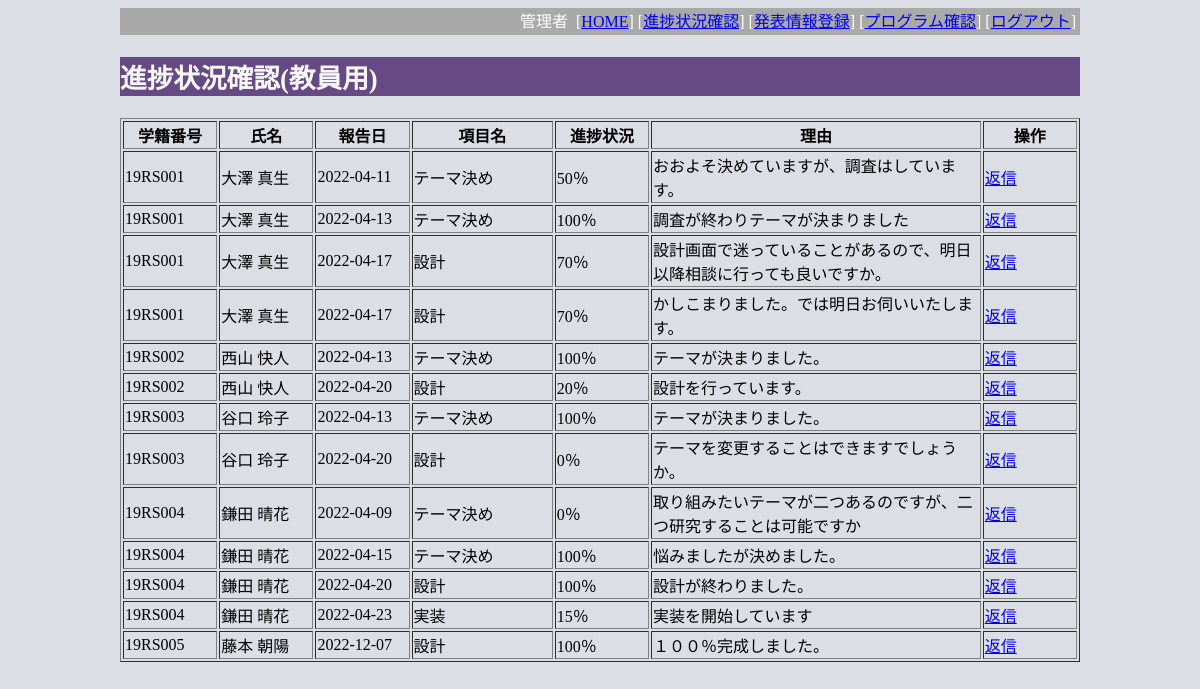
The page /index.php?do=ad_list2 (signed in) on the database its author committed.
### tables this page shows
CREATE TABLE `tbl_progress` (
  `id` bigint(20) UNSIGNED NOT NULL,
  `sid` varchar(16) NOT NULL,
  `schedule_id` int(11) NOT NULL,
  `report_date` date NOT NULL DEFAULT current_timestamp(),
  `achievement` int(11) NOT NULL,
  `reason` text NOT NULL,
  `read_date` datetime DEFAULT current_timestamp(),
  `advice` text NOT NULL
);

CREATE TABLE `tbl_student` (
  `sid` char(7) NOT NULL,
  `sname` varchar(16) NOT NULL,
  `labid` int(11) NOT NULL
);

CREATE TABLE `tbl_schedule` (
  `id` bigint(20) UNSIGNED NOT NULL,
  `start_date` date NOT NULL,
  `end_date` date NOT NULL,
  `title` varchar(64) NOT NULL,
  `detail` text NOT NULL
);

### index.php (called while the page is built, shortened)
<?php
  include('src/page_header.php');
  $action = 'pg_home';
  if (isset($_GET['do'])) {
    $action = $_GET['do'];
  }
  include('src/' . $action . '.php');
  include('src/page_footer.php');
?>

### src/ad_list2.php (the view, shortened to what this page needs)
<?php
require_once('db_inc.php');
echo "<h2>進捗状況確認(教員用)</h2>";
$sql ="SELECT p.*,s.sname,c.title
FROM tbl_progress p,tbl_student s,tbl_schedule c
WHERE p.sid=s.sid AND p.schedule_id=c.id
ORDER BY s.sid,schedule_id";
$rs = $conn->query($sql);
$row= $rs->fetch_assoc();
echo '<table border=1>';
echo '<tr><th width="10%">学籍番号</th><th width="10%">氏名</th><th width="10%">報告日</th><th width="15%">項目名</th><th width="10%">進捗状況</th><th width="35%">理由</th><th>操作</th></tr>';
while ($row) {
 echo '<tr>';
 echo '<td>' . $row['sid'] . '</td>';
 echo '<td>' . $row['sname'].'</td>';
 echo '<td>' . $row['report_date'].'</td>';
 echo '<td>' . $row['title'] . '</td>';
 echo '<td>' . $row['achievement']. '％</td>';
 echo '<td>' . $row['reason'].'</td>';
 echo '<td><a href="?do=ad_reply&id='.$row['id'].'">返信</a></td>';
 echo '</tr>';
 $row= $rs->fetch_assoc();
}
echo '</table>';
?>

### css/style.css (style rules this page uses)
body { background-color: #dcdee6; }
h2 { background-color: #664985; color: #f7f8f7; font-size: 20pt; }

### rows shown on the page
tbl_progress: sid "19RS001", tbl_student.sname "大澤 真生", report_date "2022-04-11", schedule.title "テーマ決め", achievement "50", reason "おおよそ決めていますが、調査はしています。"
tbl_progress: sid "19RS001", tbl_student.sname "大澤 真生", report_date "2022-04-13", schedule.title "テーマ決め", achievement "100", reason "調査が終わりテーマが決まりました"
tbl_progress: sid "19RS001", tbl_student.sname "大澤 真生", report_date "2022-04-17", schedule.title "設計", achievement "70", reason "設計画面で迷っていることがあるので、明日以降相談に行っても良いですか。"
tbl_progress: sid "19RS001", tbl_student.sname "大澤 真生", report_date "2022-04-17", schedule.title "設計", achievement "70", reason "かしこまりました。では明日お伺いいたします。"
tbl_progress: sid "19RS002", tbl_student.sname "西山 快人", report_date "2022-04-13", schedule.title "テーマ決め", achievement "100", reason "テーマが決まりました。"
tbl_progress: sid "19RS002", tbl_student.sname "西山 快人", report_date "2022-04-20", schedule.title "設計", achievement "20", reason "設計を行っています。"
tbl_progress: sid "19RS003", tbl_student.sname "谷口 玲子", report_date "2022-04-13", schedule.title "テーマ決め", achievement "100", reason "テーマが決まりました。"
tbl_progress: sid "19RS003", tbl_student.sname "谷口 玲子", report_date "2022-04-20", schedule.title "設計", achievement "0", reason "テーマを変更することはできますでしょうか。"
tbl_progress: sid "19RS004", tbl_student.sname "鎌田 晴花", report_date "2022-04-09", schedule.title "テーマ決め", achievement "0", reason "取り組みたいテーマが二つあるのですが、二つ研究することは可能ですか"
tbl_progress: sid "19RS004", tbl_student.sname "鎌田 晴花", report_date "2022-04-15", schedule.title "テーマ決め", achievement "100", reason "悩みましたが決めました。"
tbl_progress: sid "19RS004", tbl_student.sname "鎌田 晴花", report_date "2022-04-20", schedule.title "設計", achievement "100", reason "設計が終わりました。"
tbl_progress: sid "19RS004", tbl_student.sname "鎌田 晴花", report_date "2022-04-23", schedule.title "実装", achievement "15", reason "実装を開始しています"
tbl_progress: sid "19RS005", tbl_student.sname "藤本 朝陽", report_date "2022-12-07", schedule.title "設計", achievement "100", reason "１００％完成しました。"

### other values the page prints
$_SESSION['uname'] "管理者"
$label "進捗状況確認"
$label "発表情報登録"
$label "プログラム確認"
